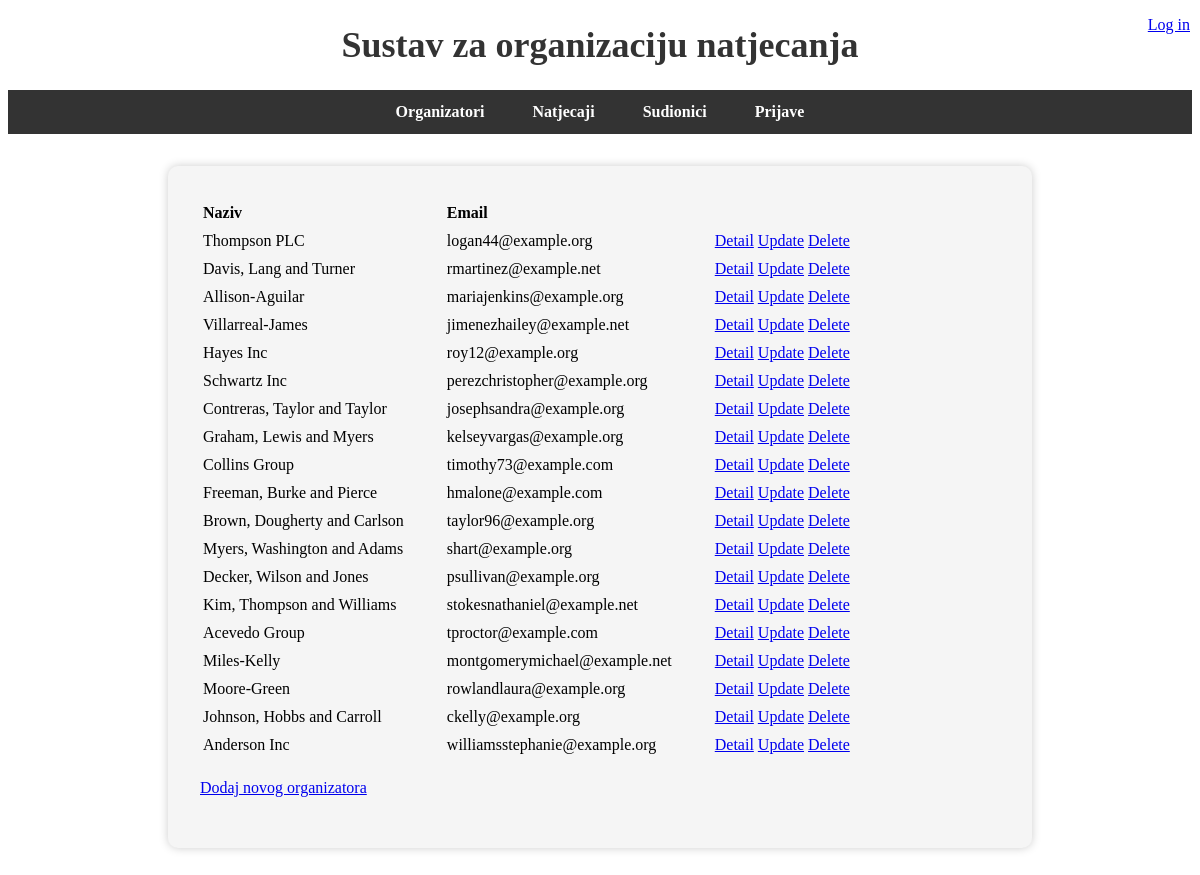
The page /organizatori/ on the database its author committed.
### main/models.py (models this page shows, shortened)
class Organizator(models.Model):
    organizator_naziv = models.CharField(max_length=255)
    organizator_email = models.EmailField()

### main/views.py (the view)
# urls.py: path('organizatori/', views.organizator_list, name='organizator_list'),
def organizator_list(request):
    organizatori = Organizator.objects.all()
    return render(request, 'organizatori/organizator_list.html', {'organizatori': organizatori})

### templates/organizatori/organizator_list.html
{% extends "index.html" %}
{% block content %}
<table>
  <thead style="text-align: left;">
    <tr>
      <th>Naziv</th>
      <th>Email</th>
    </tr>
  </thead>
  <tbody>
    {% for organizator in organizatori %}
      <tr>
        <td style="padding-right: 40px;">{{ organizator.organizator_naziv }}</td>
        <td style="padding-right: 40px;">{{ organizator.organizator_email }}</td>
        <td>
          <a href="{% url 'organizator_detail' organizator.pk %}">Detail</a>
          <a href="{% url 'organizator_update' organizator.pk %}">Update</a>
          <a href="{% url 'organizator_delete' organizator.pk %}">Delete</a>
        </td>
      </tr>
    {% endfor %}
  </tbody>
</table>
<p><a href="{% url 'organizator_create' %}">Dodaj novog organizatora</a></p>
{% endblock %}

### templates/index.html (shortened to what this page needs)
<!DOCTYPE html>
<html lang="hr">
<head>
</head>
<body>
  <header>
    {% if user.is_authenticated %}
    <div id='logout'>
        <p>{{ user.username }}</p>
        <a href="{% url 'logout' %}" style="text-decoration: underline;">Log out</a>
    </div>
    {% else %}
    <div id='login'>
        <a href="{% url 'login' %}" style="text-decoration: underline;">Log in</a>
    </div>
    {% endif %}
    <h1>Sustav za organizaciju natjecanja</h1>
    <nav>
      <li><a href="/organizatori/">Organizatori</a></li>
      <li><a href="/natjecaji/">Natjecaji</a></li>
      <li><a href="/sudionici/">Sudionici</a></li>
      <li><a href="/prijave/">Prijave</a></li>
    </nav>
</header>
  <main{% if request.path == '/' %} style="display: none;"{% endif %}>
    {% block content %}
    {% endblock %}
  </main>
</body>
</html>

### templates/index.html (style rules this page uses)
nav { display: flex; justify-content: center; margin: 0; padding: 0; list-style: none; background-color: #333; }
nav a { display: block; color: #fff; text-decoration: none; padding: 0.8em 1.5em; font-size: 16px; font-weight: bold; transition: background-color 0.3s ease; }
header { text-align: center; }
h1 { font-size: 36px; font-weight: bold; color: #333; text-shadow: 2px 2px #fff; }
main { max-width: 800px; margin: 2em auto; padding: 2em; background-color: #f5f5f5; box-shadow: 0 0 10px #ccc; border-radius: 10px; font-size: 16px; line-height: 1.5; }
#login { display: flex; align-items: center; margin-top: 16px; margin-right: 10px; position: absolute; top: 0; right: 0; text-align: center; }

### rows shown on the page
Organizator: organizator_naziv "Thompson PLC", organizator_email "logan44@example.org"
Organizator: organizator_naziv "Davis, Lang and Turner", organizator_email "rmartinez@example.net"
Organizator: organizator_naziv "Allison-Aguilar", organizator_email "mariajenkins@example.org"
Organizator: organizator_naziv "Villarreal-James", organizator_email "jimenezhailey@example.net"
Organizator: organizator_naziv "Hayes Inc", organizator_email "roy12@example.org"
Organizator: organizator_naziv "Schwartz Inc", organizator_email "perezchristopher@example.org"
Organizator: organizator_naziv "Contreras, Taylor and Taylor", organizator_email "josephsandra@example.org"
Organizator: organizator_naziv "Graham, Lewis and Myers", organizator_email "kelseyvargas@example.org"
Organizator: organizator_naziv "Collins Group", organizator_email "timothy73@example.com"
Organizator: organizator_naziv "Freeman, Burke and Pierce", organizator_email "hmalone@example.com"
Organizator: organizator_naziv "Brown, Dougherty and Carlson", organizator_email "taylor96@example.org"
Organizator: organizator_naziv "Myers, Washington and Adams", organizator_email "shart@example.org"
Organizator: organizator_naziv "Decker, Wilson and Jones", organizator_email "psullivan@example.org"
Organizator: organizator_naziv "Kim, Thompson and Williams", organizator_email "stokesnathaniel@example.net"
Organizator: organizator_naziv "Acevedo Group", organizator_email "tproctor@example.com"
Organizator: organizator_naziv "Miles-Kelly", organizator_email "montgomerymichael@example.net"
Organizator: organizator_naziv "Moore-Green", organizator_email "rowlandlaura@example.org"
Organizator: organizator_naziv "Johnson, Hobbs and Carroll", organizator_email "ckelly@example.org"
Organizator: organizator_naziv "Anderson Inc", organizator_email "williamsstephanie@example.org"
